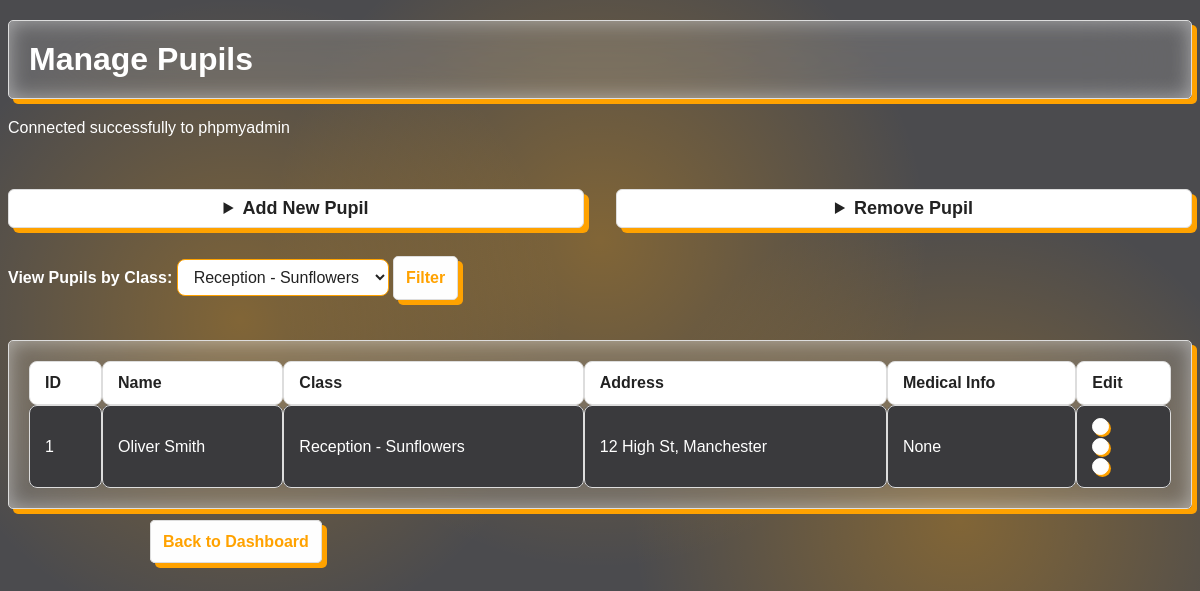
The page /pupils.php?filterClassId=1 (signed in) on the database its author committed.
### tables this page shows
CREATE TABLE IF NOT EXISTS Pupils (
    pupilId INT AUTO_INCREMENT PRIMARY KEY,
    classId INT,
    pupilNames VARCHAR(100),
    pupilAddress VARCHAR(255),
    medicalInformation VARCHAR(255),
    FOREIGN KEY (classId) REFERENCES Class(classId)
);

### pupils.php (the view, shortened to what this page needs)
<!DOCTYPE html>
<html lang="en">
<head>
    <link rel="stylesheet" href="styles.css">
</head>
    <body>
        <h1 class="card">Manage Pupils</h1>
        <?php
        include 'db_connect.php';
        echo "<div class='row'>";
        echo "<details class='form-details'>";
        echo "<summary class='button'>Add New Pupil</summary>";
        echo "</details>";
        echo "<details class='form-details'>";
        echo "<summary class='button'>Remove Pupil</summary>";
        echo "</details>";
        echo "</div>";
        $classList = [];
        $classResult = $conn->query("SELECT classId, className FROM Class");
        if ($classResult && $classResult->num_rows > 0) {
            while($class = $classResult->fetch_assoc()) {
                $classList[$class['classId']] = $class['className'];
            }
        }
        $selectedClassId = isset($_GET['filterClassId']) ? intval($_GET['filterClassId']) : 0;
        if ($selectedClassId > 0) {
            $sql = "SELECT pupilId, pupilNames, pupilAddress, medicalInformation, classId FROM Pupils WHERE classId = $selectedClassId";
        } else {
            $sql = "SELECT pupilId, pupilNames, pupilAddress, medicalInformation, classId FROM Pupils";
        }
        $result = $conn->query($sql);
        echo "<form method='GET' action='' style='margin-bottom:16px;'>";
        echo "<label for='filterClassId' style='color:#fff;font-weight:bold;'>View Pupils by Class: </label>";
        echo "<select name='filterClassId' id='filterClassId' class='input-boxes' style='width:auto;'>";
        foreach ($classList as $cid => $cname) {
            $selected = ($selectedClassId == $cid) ? 'selected' : '';
            echo "<option value='" . ($cid) . "' $selected>" . ($cname) . "</option>";
        }
        echo "</select> ";
        echo "<input type='submit' value='Filter' class='button'>";
        echo "</form>";
        if ($result->num_rows > 0) {
            echo "<table class=card>
                    <tr>
                        <th>ID</th>
                        <th>Name</th>
                        <th>Class</th>
                        <th>Address</th>
                        <th>Medical Info</th>
                        <th>Edit</th>
                    </tr>";
            while($row = $result->fetch_assoc()) {
                $pupilId = $row['pupilId'];
                echo "<tr>";
                echo "<td>{$pupilId}</td>";
                echo "<td>{$row['pupilNames']}</td>";
                $currentClass = isset($classList[$row['classId']]) ? $classList[$row['classId']] : 'None';
                echo "<td>" .($currentClass) . "</td>";
                echo "<td>{$row['pupilAddress']}</td>";
                echo "<td>{$row['medicalInformation']}</td>";
                echo "<td>"
                    . "<form method='get' action=''>"
                    . "<input type='hidden' name='editPupilId' value='{$pupilId}'>"
                    . "<button type='submit' class='dots-container' style='background:none;border:none;padding:0;cursor:pointer;'>"
                    . "<div class='dot'></div>"
                    . "<div class='dot'></div>"
                    . "<div class='dot'></div>"
                    . "</button>"
                    . "</form>";
                echo "</td>";
                echo "</tr>";
            }
            echo "</table>";
        } else {
            echo "<div class='card'><p>No pupils found in this class
            .</p></div>";
        }
        ?>
    </body>
    <footer>
        <div style="max-width:900px;margin:40px auto;margin-top:24px;">
            <a href="main.php" class="button">Back to Dashboard</a>
        </div>
    </footer>
</html>

### styles.css (style rules this page uses)
body { background-image: radial-gradient(circle at 20% 40%, rgba(255, 162, 0, 0.3), transparent 30%), radial-gradient(circle at 50% 30%, rgba(255, 162, 0, 0.3), transparent 40%), radial-gradient(circle at 80% 65%, rgba(255, 162, 0, 0.3), transparent 30%); background-attachment: fixed; background-size: cover; }
.input-boxes { background: #fff; color: #222; border: 1px solid #ffa200; border-radius: 8px; padding: 8px 12px; margin-bottom: 8px; font-size: 16px; width: 100%; box-sizing: border-box; transition: border-color 0.2s, box-shadow 0.2s; }
.row { margin-top: 32px; display: flex; flex-direction: row; gap: 32px; align-items: flex-start; justify-content: stretch; }
.form-details { flex: 1 1 0; min-width: 220px; max-width: 100%; }
label { color: #fff; font-size: 16px; font-weight: bold; }
details summary.button { color: #222; font-size: 18px; font-weight: bold; background: #fff; padding: 8px 16px; border-radius: 6px; box-shadow: 5px 5px 0px #ffa200, inset 0 0 20px #ffffff76; margin-bottom: 8px; }
table { width: 100%; border-collapse: separate; border-spacing: 0; margin: 20px 0; background: #fefefe26; color: #fff; font-size: 16px; box-shadow: 0 2px 8px #00000030; border-radius: 12px; overflow: hidden; }
th, td { padding: 12px 15px; border: 1px solid #ddd; text-align: left; }
th, td { border-radius: 8px; }
th { background-color: #ffffff; color: #222; font-weight: bold; }
tr:nth-child(even) { background-color: #3a3a3d; }
a { color: #ffA200; font-weight: bold; text-decoration: none; }
body { font-family: Arial, sans-serif; color: #ffffff; background-color: #4b4b4e; }
a { margin: 0; padding: 20px; }
.card { border: 1px solid #ddd; background: #fefefe26; border-radius: 5px; padding: 20px; margin: 20px 0; box-shadow: 5px 5px 0px #ffa200, inset 0 0 20px #ffffff76; backdrop-filter: blur(50px); }
.button { color: #ffA200; border: 1px solid #ddd; background: #fefefe; border-radius: 5px; padding: 12px; font-size:medium; font-weight: 600; margin: 20px 0; box-shadow: 5px 5px 0px #ffa200, inset 0 0 20px #ffffff76; text-align: center; }
.dots-container { display: flex; width: 20px; flex-direction: column; text-align: center; margin-top: auto; gap: 3px; cursor: pointer; }
.dot { height: 15px; width: 15px; border: 1.5px solid #fefefe; background-color: #fefefe; border-radius: 50%; box-shadow: 2px 2px 0px #ffa200, inset 0 0 20px #ffffff76; }

### rows shown on the page
pupils: pupilId "1", pupilNames "Oliver Smith", classId "Reception - Sunflowers", pupilAddress "12 High St, Manchester", medicalInformation "None"

### other values the page prints
form field filterClassId "Reception - Sunflowers"
